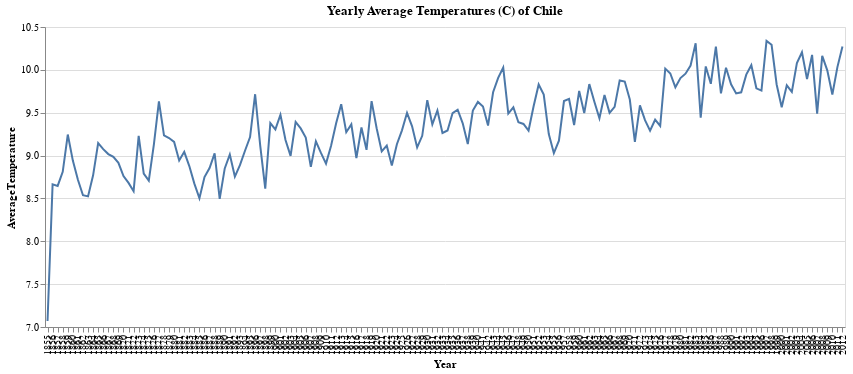

Notebook code for this chart:
### Code cell
location = 'Chile'
temps = get_yearly_temps(location)

# Line plot using Altair
alt.Chart(temps).mark_line().encode(
    x = 'Year:O',
    y = alt.Y('AverageTemperature', scale=alt.Scale(zero=False))
).properties(
    title = 'Yearly Average Temperatures (C) of ' + location,
    width = 800
)

### Figure 1 — Vega-Lite specification as saved in the notebook (floating-point values rounded to 4 significant figures; data arrays with more than 128 entries replaced by an {"elided": "..."} marker saying what was removed)
{"config": {"view": {"continuousWidth": 400, "continuousHeight": 300}}, "data": {"name": "data-decc95f3d3a3ff8132fa24b391931fb6"}, "mark": "line", "encoding": {"x": {"type": "ordinal", "field": "Year"}, "y": {"type": "quantitative", "field": "AverageTemperature", "scale": {"zero": false}}}, "title": "Yearly Average Temperatures (C) of Chile", "width": 800, "$schema": "https://vega.github.io/schema/vega-lite/v4.0.2.json", "datasets": {"data-decc95f3d3a3ff8132fa24b391931fb6": {"elided": "158 records"}}}
